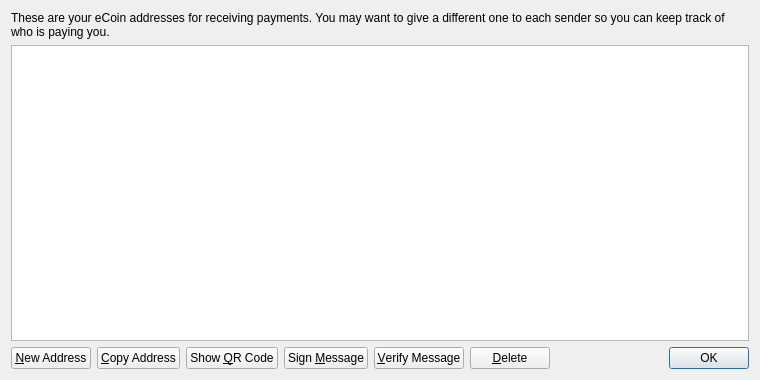
<?xml version="1.0" encoding="UTF-8"?>
<ui version="4.0">
 <class>AddressBookPage</class>
 <widget class="QWidget" name="AddressBookPage">
  <property name="geometry">
   <rect>
    <x>0</x>
    <y>0</y>
    <width>760</width>
    <height>380</height>
   </rect>
  </property>
  <property name="windowTitle">
   <string>Address Book</string>
  </property>
  <layout class="QVBoxLayout" name="verticalLayout">
   <item>
    <widget class="QLabel" name="labelExplanation">
     <property name="text">
      <string>These are your eCoin addresses for receiving payments. You may want to give a different one to each sender so you can keep track of who is paying you.</string>
     </property>
     <property name="textFormat">
      <enum>Qt::PlainText</enum>
     </property>
     <property name="wordWrap">
      <bool>true</bool>
     </property>
    </widget>
   </item>
   <item>
    <widget class="QTableView" name="tableView">
     <property name="contextMenuPolicy">
      <enum>Qt::CustomContextMenu</enum>
     </property>
     <property name="toolTip">
      <string>Double-click to edit address or label</string>
     </property>
     <property name="tabKeyNavigation">
      <bool>false</bool>
     </property>
     <property name="alternatingRowColors">
      <bool>true</bool>
     </property>
     <property name="selectionMode">
      <enum>QAbstractItemView::SingleSelection</enum>
     </property>
     <property name="selectionBehavior">
      <enum>QAbstractItemView::SelectRows</enum>
     </property>
     <property name="sortingEnabled">
      <bool>true</bool>
     </property>
     <attribute name="verticalHeaderVisible">
      <bool>false</bool>
     </attribute>
    </widget>
   </item>
   <item>
    <layout class="QHBoxLayout" name="horizontalLayout">
     <item>
      <widget class="QPushButton" name="newAddressButton">
       <property name="toolTip">
        <string>Create a new address</string>
       </property>
       <property name="text">
        <string>&amp;New Address</string>
       </property>
       <property name="icon">
        <iconset resource="../bitcoin.qrc">
         <normaloff>:/icons/add</normaloff>:/icons/add</iconset>
       </property>
      </widget>
     </item>
     <item>
      <widget class="QPushButton" name="copyToClipboard">
       <property name="toolTip">
        <string>Copy the currently selected address to the system clipboard</string>
       </property>
       <property name="text">
        <string>&amp;Copy Address</string>
       </property>
       <property name="icon">
        <iconset resource="../bitcoin.qrc">
         <normaloff>:/icons/editcopy</normaloff>:/icons/editcopy</iconset>
       </property>
      </widget>
     </item>
     <item>
      <widget class="QPushButton" name="showQRCode">
       <property name="text">
        <string>Show &amp;QR Code</string>
       </property>
       <property name="icon">
        <iconset resource="../bitcoin.qrc">
         <normaloff>:/icons/qrcode</normaloff>:/icons/qrcode</iconset>
       </property>
      </widget>
     </item>
     <item>
      <widget class="QPushButton" name="signMessage">
       <property name="toolTip">
        <string>Sign a message to prove you own a eCoin address</string>
       </property>
       <property name="text">
        <string>Sign &amp;Message</string>
       </property>
       <property name="icon">
        <iconset resource="../bitcoin.qrc">
         <normaloff>:/icons/edit</normaloff>:/icons/edit</iconset>
       </property>
      </widget>
     </item>
     <item>
      <widget class="QPushButton" name="verifyMessage">
       <property name="toolTip">
        <string>Verify a message to ensure it was signed with a specified eCoin address</string>
       </property>
       <property name="text">
        <string>&amp;Verify Message</string>
       </property>
       <property name="icon">
        <iconset resource="../bitcoin.qrc">
         <normaloff>:/icons/transaction_0</normaloff>:/icons/transaction_0</iconset>
       </property>
      </widget>
     </item>
     <item>
      <widget class="QPushButton" name="deleteButton">
       <property name="toolTip">
        <string>Delete the currently selected address from the list</string>
       </property>
       <property name="text">
        <string>&amp;Delete</string>
       </property>
       <property name="icon">
        <iconset resource="../bitcoin.qrc">
         <normaloff>:/icons/remove</normaloff>:/icons/remove</iconset>
       </property>
      </widget>
     </item>
     <item>
      <spacer name="horizontalSpacer">
       <property name="orientation">
        <enum>Qt::Horizontal</enum>
       </property>
       <property name="sizeHint" stdset="0">
        <size>
         <width>40</width>
         <height>20</height>
        </size>
       </property>
      </spacer>
     </item>
     <item>
      <widget class="QDialogButtonBox" name="buttonBox">
       <property name="sizePolicy">
        <sizepolicy hsizetype="Maximum" vsizetype="Fixed">
         <horstretch>0</horstretch>
         <verstretch>0</verstretch>
        </sizepolicy>
       </property>
       <property name="standardButtons">
        <set>QDialogButtonBox::Ok</set>
       </property>
      </widget>
     </item>
    </layout>
   </item>
  </layout>
 </widget>
 <resources>
  <include location="../bitcoin.qrc"/>
 </resources>
 <connections/>
</ui>
